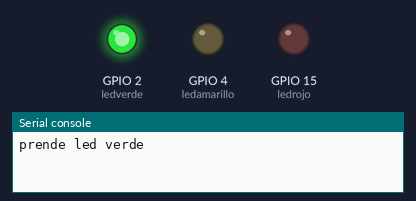
Simulated run of this program. Board: ESP32 board running MicroPython. On the bench: output pins drawn as LEDs (lit = HIGH), the last lines printed to the serial console. Wiring (from the project's diagram.json): green LED on GPIO 2, yellow LED on GPIO 4, red LED on GPIO 15.

Above: at 1.5 s.
At 6.5 s:
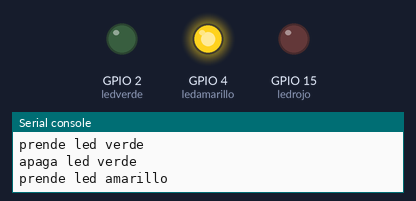
At 11.5 s:
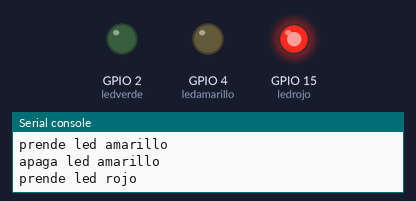
At 14.0 s:
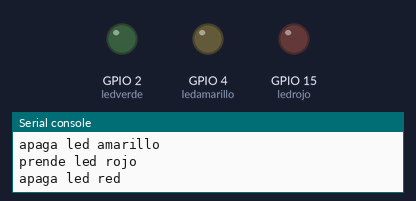
Timing chart, 0 to 19.5 s (numbered marks = the images above):
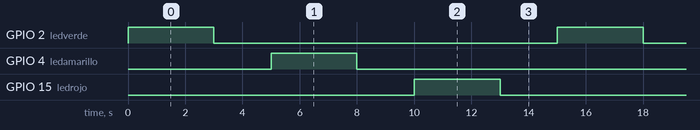

The program:

main.py
```python
from machine import Pin
from utime import sleep


ledverde = Pin(2, Pin.OUT)
ledamarillo = Pin(4, Pin.OUT)
ledrojo = Pin(15, Pin.OUT)

while True:

  #verde
  ledverde.on()
  print("prende led verde")
  sleep(3)
  ledverde.off()
  print("apaga led verde")
  sleep(2)


  #amarillo
  ledamarillo.on()
  print("prende led amarillo")
  sleep(3)
  ledamarillo.off()
  print("apaga led amarillo")
  sleep(2)

  #rojo
  ledrojo.on()
  print("prende led rojo")
  sleep(3)
  ledrojo.off()
  print("apaga led red")
  sleep(2)
```

Measured:
- by itself, GPIO 2 (ledverde), GPIO 4 (ledamarillo), GPIO 15 (ledrojo): alternates HIGH for 3.0 s and LOW for 12.0 s
- by itself, everything shown: repeats every 15.0 s, in 6 steps
